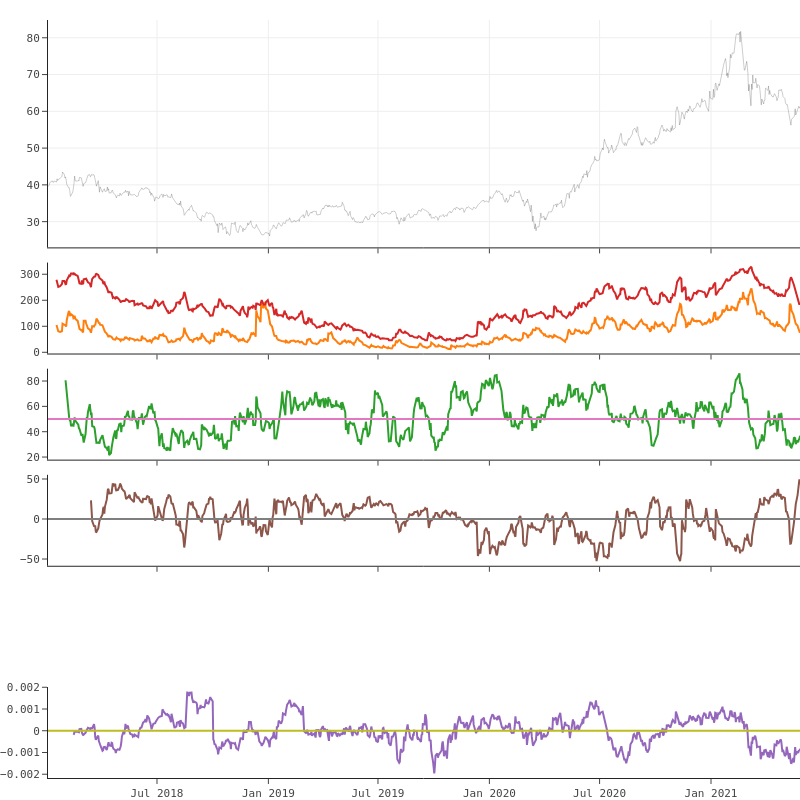

The notebook cell this image was saved under:
### Code cell
md = src.copy(deep=True)

md["count"] = 1
md = md.resample("1d").apply({
    "open": "first",
    "high": "max",
    "low": "min",
    "close": "last",
    "volume": "sum",
    "count": "size",
})
md.dropna(inplace=True)
md["zero"] = 0

open, high, low, close, volume = md.open, md.high, md.low, md.close, md.volume

md["cnt_per_change"] = (md["close"] - md["open"]) / md["count"]
md["cnt_per_change"] = md["cnt_per_change"]

md["volume"] = talib.EMA(md["volume"] / 2000, timeperiod=10)

md["cnt_per_change"] = talib.SMA(md["cnt_per_change"], timeperiod=30)

md["mfi"] = talib.MFI(high, low, close, volume, timeperiod=20)
# md["ind"] = talib.TRIX(close, timeperiod=10).abs()
# md["ind"] = talib.BOP(md["open"], md["high"], md["low"], md["close"])

md["ind"] = talib.EMA(md["count"], timeperiod=50) - talib.EMA(md["count"], timeperiod=10)

# real = MFI(high, low, close, volume, timeperiod=14)

md["count"] = talib.EMA(md["count"], timeperiod=10)

# md.tail(5)


layout = get_layout()

fig = sub.make_subplots(
    figure=go.Figure(layout=layout),
    rows=6,
    cols=1,
    shared_xaxes=True,
    vertical_spacing=0.02,
    row_heights=[0.5, 0.2, 0.2, 0.2, 0.2, 0.2],
)
# Правильный rangeslider
# fig.add_trace(go.Scatter(x=df.index, y=df["mid"]), row=3, col=1)
# fig.update_layout(xaxis3=dict(rangeslider=dict(visible=True, thickness=0.05)))
# fig['layout']['xaxis2']['visible'] = False
# fig['layout']['yaxis3']['visible'] = False

line = dict(color="rgba(0,0,0,0.2)", width=1)
line_or = dict(color="#f50", width=1)


fig.add_trace(go.Scatter(x=md.index, y=md["close"], line=line, name="close"))

fig.add_trace(go.Scatter(x=md.index, y=md["volume"]), row=2, col=1)
fig.add_trace(go.Scatter(x=md.index, y=md["mfi"]), row=3, col=1)
fig.add_trace(go.Scatter(x=md.index, y=md["count"]), row=2, col=1)
fig.add_trace(go.Scatter(x=md.index, y=md["cnt_per_change"]), row=6, col=1)

fig.add_trace(go.Scatter(x=md.index, y=md["ind"]), row=4, col=1)

# color = np.where((md["ind"] < 0.2), 'red', '#0b0')
# fig.add_trace(go.Bar(x=md.index, y=md["ind"], marker_color=color), row=4, col=1)


# remove_x_gaps(fig, md, md, skip_start=0, skip_end=0)


fig.add_trace(go.Scatter(x=md.index, y=md["zero"]+50), row=3, col=1)
fig.add_trace(go.Scatter(x=md.index, y=md["zero"]), row=4, col=1)
fig.add_trace(go.Scatter(x=md.index, y=md["zero"]), row=6, col=1)


# Индикаторы на графике
# line = dict(color="rgba(0,0,0,0.2)", width=1)
# line_or = dict(color="#f50", width=1)
# fig.add_trace(go.Scatter(x=df.index, y=df["top"], line=line, name="top"))
# fig.add_trace(go.Scatter(x=df.index, y=df["mid"], line=line, name="mid"))
# fig.add_trace(go.Scatter(x=df.index, y=df["bottom"], line=line, name="btm"))

### Figure 1 — Plotly figure (JSON) as saved in the notebook; plotly's stock layout.template omitted (floating-point values rounded to 4 significant figures; data arrays with more than 128 entries replaced by an {"elided": "..."} marker saying what was removed)
{"data": [{"line": {"color": "rgba(0,0,0,0.2)", "width": 1}, "name": "close", "type": "scatter", "x": {"elided": "861 str values"}, "y": {"elided": "861 float values"}}, {"type": "scatter", "x": {"elided": "861 str values"}, "xaxis": "x2", "y": {"elided": "861 float values"}, "yaxis": "y2"}, {"type": "scatter", "x": {"elided": "861 str values"}, "xaxis": "x3", "y": {"elided": "861 float values"}, "yaxis": "y3"}, {"type": "scatter", "x": {"elided": "861 str values"}, "xaxis": "x2", "y": {"elided": "861 float values"}, "yaxis": "y2"}, {"type": "scatter", "x": {"elided": "861 str values"}, "xaxis": "x6", "y": {"elided": "861 float values"}, "yaxis": "y6"}, {"type": "scatter", "x": {"elided": "861 str values"}, "xaxis": "x4", "y": {"elided": "861 float values"}, "yaxis": "y4"}, {"type": "scatter", "x": {"elided": "861 str values"}, "xaxis": "x3", "y": {"elided": "861 int values"}, "yaxis": "y3"}, {"type": "scatter", "x": {"elided": "861 str values"}, "xaxis": "x4", "y": {"elided": "861 int values"}, "yaxis": "y4"}, {"type": "scatter", "x": {"elided": "861 str values"}, "xaxis": "x6", "y": {"elided": "861 int values"}, "yaxis": "y6"}], "layout": {"autosize": false, "font": {"color": "#444", "family": "Menlo, monospace", "size": 11}, "height": 800, "margin": {"b": 20, "l": 0, "r": 0, "t": 20}, "showlegend": false, "width": 800, "xaxis": {"anchor": "y", "domain": [0, 1], "gridcolor": "#eee", "gridwidth": 1, "matches": "x6", "rangeslider": {"visible": false}, "showgrid": true, "showticklabels": false}, "xaxis2": {"anchor": "y2", "domain": [0, 1], "matches": "x6", "showticklabels": false}, "xaxis3": {"anchor": "y3", "domain": [0, 1], "matches": "x6", "showticklabels": false}, "xaxis4": {"anchor": "y4", "domain": [0, 1], "matches": "x6", "showticklabels": false}, "xaxis5": {"anchor": "y5", "domain": [0, 1], "matches": "x6", "showticklabels": false}, "xaxis6": {"anchor": "y6", "domain": [0, 1]}, "yaxis": {"anchor": "x", "domain": [0.7, 1], "gridcolor": "#eee", "gridwidth": 1, "showgrid": true}, "yaxis2": {"anchor": "x2", "domain": [0.56, 0.68]}, "yaxis3": {"anchor": "x3", "domain": [0.42, 0.54]}, "yaxis4": {"anchor": "x4", "domain": [0.28, 0.4]}, "yaxis5": {"anchor": "x5", "domain": [0.14, 0.26]}, "yaxis6": {"anchor": "x6", "domain": [0, 0.12]}}}
